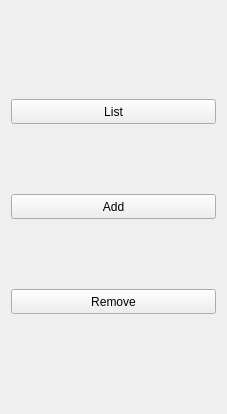
<?xml version="1.0" encoding="UTF-8"?>
<ui version="4.0">
 <class>Blacklist</class>
 <widget class="QWidget" name="Blacklist">
  <property name="geometry">
   <rect>
    <x>0</x>
    <y>0</y>
    <width>227</width>
    <height>414</height>
   </rect>
  </property>
  <property name="windowTitle">
   <string>Form</string>
  </property>
  <layout class="QVBoxLayout" name="bots_layout">
   <property name="topMargin">
    <number>35</number>
   </property>
   <property name="bottomMargin">
    <number>35</number>
   </property>
   <item>
    <widget class="QPushButton" name="blacklist_list">
     <property name="minimumSize">
      <size>
       <width>0</width>
       <height>25</height>
      </size>
     </property>
     <property name="toolTip">
      <string>Lists blacklisted users from trading module of current bot instance.</string>
     </property>
     <property name="text">
      <string>List</string>
     </property>
    </widget>
   </item>
   <item>
    <widget class="QPushButton" name="blacklist_add">
     <property name="minimumSize">
      <size>
       <width>0</width>
       <height>25</height>
      </size>
     </property>
     <property name="toolTip">
      <string>Blacklists given steamIDs from trading module of current bot instance.</string>
     </property>
     <property name="text">
      <string>Add</string>
     </property>
    </widget>
   </item>
   <item>
    <widget class="QPushButton" name="blacklist_remove">
     <property name="minimumSize">
      <size>
       <width>0</width>
       <height>25</height>
      </size>
     </property>
     <property name="toolTip">
      <string>Removes blacklist of given steamIDs from trading module of current bot instance.</string>
     </property>
     <property name="text">
      <string>Remove</string>
     </property>
    </widget>
   </item>
  </layout>
 </widget>
 <resources/>
 <connections/>
</ui>
